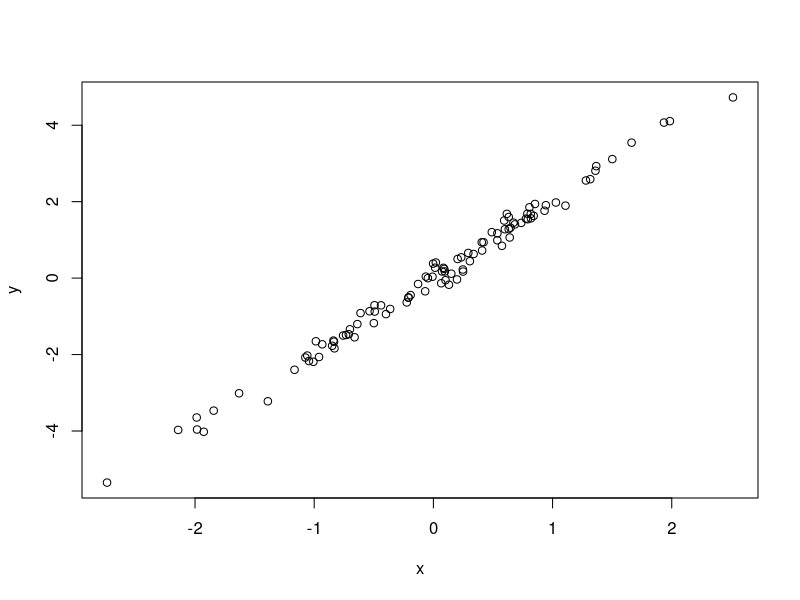

Generate this figure with R:
#simulate and plot data 
#Rodrigo Silva
#rodrigoapsilva@arizona.edu
#2023-11-14

# Simulate predictor variable 
x <- rnorm(n=100)
# Simulate response variable with some noise
y <- 2 *x + rnorm(n=100, sd=0.2)
# Plot the data
plot(x=x,y=y)
